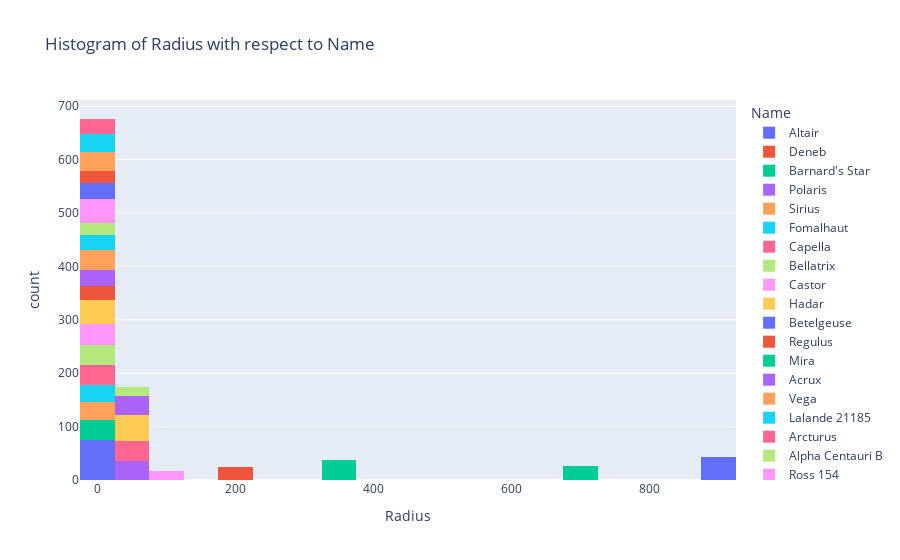

Notebook code cell kept with this figure:
### Markdown cell above
The above plot shows that the Radius of the stars is not same and it varies from star to star.
now, we will try to make the same plot using plotly, so we can have a better understanding of the data points.FloatingPointError

### Code cell
# lets try the same plot using plotly:

fig = plt.figure(figsize=(12, 8))
fig = px.histogram(df, x='Radius', color='Name', title='Histogram of Radius with respect to Name')
fig.show()

### Figure 1 — Plotly figure (JSON) as saved in the notebook; plotly's stock layout.template omitted (floating-point values rounded to 4 significant figures)
{"data": [{"alignmentgroup": "True", "bingroup": "x", "hovertemplate": "Name=Altair<br>Radius=%{x}<br>count=%{y}<extra></extra>", "legendgroup": "Altair", "marker": {"color": "#636efa", "pattern": {"shape": ""}}, "name": "Altair", "offsetgroup": "Altair", "orientation": "v", "showlegend": true, "type": "histogram", "x": [1.633, 1.639, 1.682, 1.698, 1.574, 1.619, 1.667, 1.684, 1.549, 1.594, 1.697, 1.57, 1.565, 1.585, 1.565, 1.667, 1.666, 1.57, 1.621, 1.602, 1.56, 1.7, 1.691, 1.588, 1.622, 1.531, 1.689, 1.696, 1.632, 1.671, 1.668, 1.541, 1.546, 1.628, 1.677, 1.67, 1.702, 1.57, 1.604, 1.629, 1.696, 1.618, 1.552, 1.655, 1.644, 1.608, 1.728, 1.625, 1.6, 1.66, 1.59, 1.678, 1.59, 1.714, 1.543, 1.544, 1.711, 1.639, 1.627, 1.579, 1.686, 1.598, 1.54, 1.669, 1.712, 1.693, 1.592, 1.697, 1.549, 1.537, 1.548, 1.61, 1.56, 1.635], "xaxis": "x", "yaxis": "y"}, {"alignmentgroup": "True", "bingroup": "x", "hovertemplate": "Name=Deneb<br>Radius=%{x}<br>count=%{y}<extra></extra>", "legendgroup": "Deneb", "marker": {"color": "#EF553B", "pattern": {"shape": ""}}, "name": "Deneb", "offsetgroup": "Deneb", "orientation": "v", "showlegend": true, "type": "histogram", "x": [203.0, 203.1, 202.9, 203.0, 203.0, 203.0, 203.1, 202.9, 203.0, 203.0, 203.1, 202.9, 203.0, 202.9, 203.0, 203.1, 202.9, 202.9, 203.1, 202.9, 203.1, 203.0, 203.0, 203.1, 203.0], "xaxis": "x", "yaxis": "y"}, {"alignmentgroup": "True", "bingroup": "x", "hovertemplate": "Name=Barnard's Star<br>Radius=%{x}<br>count=%{y}<extra></extra>", "legendgroup": "Barnard's Star", "marker": {"color": "#00cc96", "pattern": {"shape": ""}}, "name": "Barnard's Star", "offsetgroup": "Barnard's Star", "orientation": "v", "showlegend": true, "type": "histogram", "x": [0.2227, 0.1924, 0.2714, 0.2002, 0.1495, 0.2266, 0.1229, 0.1856, 0.1852, 0.1937, 0.2345, 0.2898, 0.183, 0.1806, 0.1179, 0.2298, 0.1475, 0.1375, 0.1976, 0.1356, 0.266, 0.1718, 0.212, 0.1015, 0.1076, 0.2543, 0.1458, 0.2339, 0.2195, 0.125, 0.1625, 0.1228, 0.1798, 0.2109, 0.2389, 0.1391, 0.1132, 0.2667], "xaxis": "x", "yaxis": "y"}, {"alignmentgroup": "True", "bingroup": "x", "hovertemplate": "Name=Polaris<br>Radius=%{x}<br>count=%{y}<extra></extra>", "legendgroup": "Polaris", "marker": {"color": "#ab63fa", "pattern": {"shape": ""}}, "name": "Polaris", "offsetgroup": "Polaris", "orientation": "v", "showlegend": true, "type": "histogram", "x": [37.55, 37.59, 37.43, 37.56, 37.57, 37.58, 37.41, 37.57, 37.45, 37.53, 37.47, 37.47, 37.44, 37.53, 37.55, 37.52, 37.53, 37.6, 37.45, 37.45, 37.49, 37.56, 37.48, 37.59, 37.42, 37.46, 37.47, 37.6, 37.48, 37.57, 37.51, 37.45, 37.51, 37.54, 37.56], "xaxis": "x", "yaxis": "y"}, {"alignmentgroup": "True", "bingroup": "x", "hovertemplate": "Name=Sirius<br>Radius=%{x}<br>count=%{y}<extra></extra>", "legendgroup": "Sirius", "marker": {"color": "#FFA15A", "pattern": {"shape": ""}}, "name": "Sirius", "offsetgroup": "Sirius", "orientation": "v", "showlegend": true, "type": "histogram", "x": [1.738, 1.718, 1.778, 1.698, 1.643, 1.768, 1.622, 1.621, 1.79, 1.633, 1.723, 1.675, 1.642, 1.768, 1.741, 1.749, 1.675, 1.617, 1.732, 1.789, 1.653, 1.712, 1.656, 1.699, 1.776, 1.802, 1.74, 1.675, 1.761, 1.624, 1.704, 1.724, 1.771, 1.626], "xaxis": "x", "yaxis": "y"}, {"alignmentgroup": "True", "bingroup": "x", "hovertemplate": "Name=Fomalhaut<br>Radius=%{x}<br>count=%{y}<extra></extra>", "legendgroup": "Fomalhaut", "marker": {"color": "#19d3f3", "pattern": {"shape": ""}}, "name": "Fomalhaut", "offsetgroup": "Fomalhaut", "orientation": "v", "showlegend": true, "type": "histogram", "x": [1.763, 1.893, 1.866, 1.783, 1.902, 1.848, 1.812, 1.859, 1.886, 1.771, 1.845, 1.861, 1.891, 1.756, 1.82, 1.875, 1.893, 1.89, 1.876, 1.88, 1.814, 1.778, 1.811, 1.797, 1.881, 1.758, 1.833, 1.75, 1.893, 1.91, 1.866], "xaxis": "x", "yaxis": "y"}, {"alignmentgroup": "True", "bingroup": "x", "hovertemplate": "Name=Capella<br>Radius=%{x}<br>count=%{y}<extra></extra>", "legendgroup": "Capella", "marker": {"color": "#FF6692", "pattern": {"shape": ""}}, "name": "Capella", "offsetgroup": "Capella", "orientation": "v", "showlegend": true, "type": "histogram", "x": [12.02, 11.93, 12.04, 11.93, 12.03, 12.05, 11.96, 11.92, 11.95, 11.94, 11.95, 12.06, 12.05, 12.09, 12.06, 12.0, 12.07, 12.02, 12.03, 12.07, 12.01, 11.92, 11.91, 12.06, 12.08, 12.0, 12.09, 11.94, 12.01, 11.91, 12.03, 11.98, 12.05, 12.07, 12.07, 12.02, 11.98, 12.07, 11.9], "xaxis": "x", "yaxis": "y"}, {"alignmentgroup": "True", "bingroup": "x", "hovertemplate": "Name=Bellatrix<br>Radius=%{x}<br>count=%{y}<extra></extra>", "legendgroup": "Bellatrix", "marker": {"color": "#B6E880", "pattern": {"shape": ""}}, "name": "Bellatrix", "offsetgroup": "Bellatrix", "orientation": "v", "showlegend": true, "type": "histogram", "x": [5.751, 5.703, 5.808, 5.803, 5.829, 5.728, 5.678, 5.793, 5.713, 5.771, 5.799, 5.768, 5.704, 5.792, 5.721, 5.786, 5.651, 5.705, 5.735, 5.843, 5.659, 5.825, 5.653, 5.834, 5.731, 5.664, 5.83, 5.665, 5.812, 5.84, 5.794, 5.766, 5.75, 5.807, 5.848, 5.791, 5.706], "xaxis": "x", "yaxis": "y"}, {"alignmentgroup": "True", "bingroup": "x", "hovertemplate": "Name=Castor<br>Radius=%{x}<br>count=%{y}<extra></extra>", "legendgroup": "Castor", "marker": {"color": "#FF97FF", "pattern": {"shape": ""}}, "name": "Castor", "offsetgroup": "Castor", "orientation": "v", "showlegend": true, "type": "histogram", "x": [2.317, 2.358, 2.479, 2.383, 2.432, 2.378, 2.358, 2.368, 2.315, 2.364, 2.342, 2.469, 2.314, 2.346, 2.301, 2.451, 2.406, 2.349, 2.439, 2.31, 2.448, 2.347, 2.458, 2.356, 2.366, 2.374, 2.437, 2.387, 2.409, 2.342, 2.428, 2.31, 2.402, 2.495, 2.418, 2.492, 2.321, 2.303, 2.316], "xaxis": "x", "yaxis": "y"}, {"alignmentgroup": "True", "bingroup": "x", "hovertemplate": "Name=Hadar<br>Radius=%{x}<br>count=%{y}<extra></extra>", "legendgroup": "Hadar", "marker": {"color": "#FECB52", "pattern": {"shape": ""}}, "name": "Hadar", "offsetgroup": "Hadar", "orientation": "v", "showlegend": true, "type": "histogram", "x": [9.03, 9.031, 8.947, 8.94, 9.072, 8.925, 8.997, 9.023, 8.906, 9.059, 9.084, 9.069, 8.913, 8.963, 9.09, 9.039, 9.003, 9.099, 9.051, 8.941, 8.976, 8.91, 9.078, 8.958, 8.976, 8.987, 8.993, 8.901, 8.936, 9.082, 8.932, 9.055, 8.971, 8.91, 9.084, 9.097, 9.076, 8.911, 9.082, 9.088, 8.976, 8.905, 8.914, 8.94, 9.071], "xaxis": "x", "yaxis": "y"}, {"alignmentgroup": "True", "bingroup": "x", "hovertemplate": "Name=Betelgeuse<br>Radius=%{x}<br>count=%{y}<extra></extra>", "legendgroup": "Betelgeuse", "marker": {"color": "#636efa", "pattern": {"shape": ""}}, "name": "Betelgeuse", "offsetgroup": "Betelgeuse", "orientation": "v", "showlegend": true, "type": "histogram", "x": [886.9, 887.0, 887.1, 886.9, 886.9, 887.0, 887.0, 887.0, 887.1, 887.0, 887.0, 887.0, 887.1, 887.0, 887.0, 887.1, 887.1, 887.0, 886.9, 886.9, 887.0, 887.0, 886.9, 887.0, 886.9, 887.1, 887.1, 887.1, 887.0, 887.0, 887.1, 886.9, 886.9, 887.1, 887.0, 887.0, 887.0, 887.0, 887.0, 887.0, 886.9, 886.9, 887.0, 887.0], "xaxis": "x", "yaxis": "y"}, {"alignmentgroup": "True", "bingroup": "x", "hovertemplate": "Name=Regulus<br>Radius=%{x}<br>count=%{y}<extra></extra>", "legendgroup": "Regulus", "marker": {"color": "#EF553B", "pattern": {"shape": ""}}, "name": "Regulus", "offsetgroup": "Regulus", "orientation": "v", "showlegend": true, "type": "histogram", "x": [3.106, 3.215, 3.194, 3.094, 3.078, 3.185, 3.175, 3.104, 3.227, 3.169, 3.193, 3.223, 3.199, 3.228, 3.069, 3.064, 3.137, 3.149, 3.218, 3.052, 3.204, 3.123, 3.149, 3.041, 3.13, 3.13], "xaxis": "x", "yaxis": "y"}, {"alignmentgroup": "True", "bingroup": "x", "hovertemplate": "Name=Mira<br>Radius=%{x}<br>count=%{y}<extra></extra>", "legendgroup": "Mira", "marker": {"color": "#00cc96", "pattern": {"shape": ""}}, "name": "Mira", "offsetgroup": "Mira", "orientation": "v", "showlegend": true, "type": "histogram", "x": [369.9, 370.0, 370.1, 369.9, 369.9, 370.1, 369.9, 370.1, 370.0, 370.0, 370.0, 370.0, 369.9, 370.0, 369.9, 370.0, 370.0, 370.0, 370.1, 370.0, 369.9, 370.0, 370.0, 369.9, 370.1, 370.1, 370.0, 370.1, 370.1, 370.0, 369.9, 370.0, 369.9, 370.0, 370.0, 370.1, 370.1], "xaxis": "x", "yaxis": "y"}, {"alignmentgroup": "True", "bingroup": "x", "hovertemplate": "Name=Acrux<br>Radius=%{x}<br>count=%{y}<extra></extra>", "legendgroup": "Acrux", "marker": {"color": "#ab63fa", "pattern": {"shape": ""}}, "name": "Acrux", "offsetgroup": "Acrux", "orientation": "v", "showlegend": true, "type": "histogram", "x": [8.477, 8.3, 8.401, 8.31, 8.477, 8.332, 8.467, 8.349, 8.443, 8.314, 8.367, 8.344, 8.324, 8.456, 8.376, 8.477, 8.473, 8.307, 8.391, 8.32, 8.369, 8.478, 8.377, 8.432, 8.482, 8.304, 8.395, 8.436, 8.462, 8.301], "xaxis": "x", "yaxis": "y"}, {"alignmentgroup": "True", "bingroup": "x", "hovertemplate": "Name=Vega<br>Radius=%{x}<br>count=%{y}<extra></extra>", "legendgroup": "Vega", "marker": {"color": "#FFA15A", "pattern": {"shape": ""}}, "name": "Vega", "offsetgroup": "Vega", "orientation": "v", "showlegend": true, "type": "histogram", "x": [2.376, 2.423, 2.339, 2.429, 2.324, 2.296, 2.284, 2.392, 2.286, 2.42, 2.378, 2.312, 2.441, 2.354, 2.342, 2.289, 2.356, 2.447, 2.374, 2.381, 2.269, 2.349, 2.412, 2.322, 2.443, 2.445, 2.284, 2.389, 2.402, 2.455, 2.305, 2.418, 2.342, 2.267, 2.282, 2.388, 2.429, 2.295], "xaxis": "x", "yaxis": "y"}, {"alignmentgroup": "True", "bingroup": "x", "hovertemplate": "Name=Lalande 21185<br>Radius=%{x}<br>count=%{y}<extra></extra>", "legendgroup": "Lalande 21185", "marker": {"color": "#19d3f3", "pattern": {"shape": ""}}, "name": "Lalande 21185", "offsetgroup": "Lalande 21185", "orientation": "v", "showlegend": true, "type": "histogram", "x": [0.37, 0.4652, 0.3484, 0.2918, 0.3708, 0.3264, 0.336, 0.3977, 0.4342, 0.4039, 0.3472, 0.4578, 0.3117, 0.4579, 0.4377, 0.4119, 0.3352, 0.3687, 0.3414, 0.4854, 0.4408, 0.3969, 0.3385, 0.4112, 0.4316, 0.3437, 0.3347], "xaxis": "x", "yaxis": "y"}, {"alignmentgroup": "True", "bingroup": "x", "hovertemplate": "Name=Arcturus<br>Radius=%{x}<br>count=%{y}<extra></extra>", "legendgroup": "Arcturus", "marker": {"color": "#FF6692", "pattern": {"shape": ""}}, "name": "Arcturus", "offsetgroup": "Arcturus", "orientation": "v", "showlegend": true, "type": "histogram", "x": [25.35, 25.37, 25.33, 25.32, 25.44, 25.37, 25.45, 25.32, 25.35, 25.49, 25.46, 25.39, 25.5, 25.47, 25.4, 25.38, 25.32, 25.47, 25.37, 25.41, 25.3, 25.37, 25.44, 25.37, 25.47, 25.39, 25.31, 25.43, 25.41, 25.33, 25.38, 25.32, 25.46, 25.39, 25.32, 25.32, 25.4, 25.41], "xaxis": "x", "yaxis": "y"}, {"alignmentgroup": "True", "bingroup": "x", "hovertemplate": "Name=Alpha Centauri B<br>Radius=%{x}<br>count=%{y}<extra></extra>", "legendgroup": "Alpha Centauri B", "marker": {"color": "#B6E880", "pattern": {"shape": ""}}, "name": "Alpha Centauri B", "offsetgroup": "Alpha Centauri B", "orientation": "v", "showlegend": true, "type": "histogram", "x": [0.8972, 0.883, 0.8929, 0.8757, 0.8123, 0.9556, 0.9363, 0.9533, 0.777, 0.914, 0.8511, 0.9503, 0.8059, 0.9091, 0.7957, 0.8956, 0.7815, 0.9492, 0.9213, 0.7855, 0.9004, 0.9207, 0.9179, 0.9392], "xaxis": "x", "yaxis": "y"}, {"alignmentgroup": "True", "bingroup": "x", "hovertemplate": "Name=Ross 154<br>Radius=%{x}<br>count=%{y}<extra></extra>", "legendgroup": "Ross 154", "marker": {"color": "#FF97FF", "pattern": {"shape": ""}}, "name": "Ross 154", "offsetgroup": "Ross 154", "orientation": "v", "showlegend": true, "type": "histogram", "x": [0.09815, 0.2396, 0.09781, 0.1044, 0.1674, 0.2021, 0.2629, 0.2502, 0.1869, 0.159, 0.2898, 0.2501, 0.1463, 0.2941, 0.2257, 0.2061, 0.2644, 0.2603, 0.2119, 0.1011, 0.2034, 0.1833, 0.1363, 0.2169, 0.2596, 0.2037, 0.1717, 0.1698, 0.2656, 0.1638, 0.1003, 0.1228, 0.1318, 0.2289, 0.1765, 0.1862, 0.1974, 0.1459, 0.1859, 0.1519, 0.1974, 0.205, 0.1316, 0.2634, 0.2332], "xaxis": "x", "yaxis": "y"}, {"alignmentgroup": "True", "bingroup": "x", "hovertemplate": "Name=Canopus<br>Radius=%{x}<br>count=%{y}<extra></extra>", "legendgroup": "Canopus", "marker": {"color": "#FECB52", "pattern": {"shape": ""}}, "name": "Canopus", "offsetgroup": "Canopus", "orientation": "v", "showlegend": true, "type": "histogram", "x": [70.99, 70.99, 71.07, 70.99, 70.94, 71.07, 71.1, 71.06, 71.0, 71.07, 71.02, 70.93, 70.93, 70.92, 70.98, 70.99, 70.99, 71.07, 71.03, 71.09, 70.92, 71.01, 71.04, 71.08, 71.03, 70.98, 71.01, 71.09, 71.08, 71.05, 70.96, 71.06, 71.05, 71.0, 71.0, 71.0, 70.95, 71.03, 70.93, 71.09, 70.93, 71.03, 71.09, 71.06, 71.04, 71.03, 71.02, 71.03], "xaxis": "x", "yaxis": "y"}, {"alignmentgroup": "True", "bingroup": "x", "hovertemplate": "Name=Procyon<br>Radius=%{x}<br>count=%{y}<extra></extra>", "legendgroup": "Procyon", "marker": {"color": "#636efa", "pattern": {"shape": ""}}, "name": "Procyon", "offsetgroup": "Procyon", "orientation": "v", "showlegend": true, "type": "histogram", "x": [2.125, 1.973, 2.077, 2.035, 1.991, 2.07, 2.079, 2.047, 2.114, 1.969, 2.108, 1.998, 2.101, 1.998, 2.072, 1.964, 2.008, 2.124, 1.953, 1.98, 2.118, 1.996, 2.009, 2.145, 2.136, 2.134, 2.098, 2.074, 2.025, 2.034], "xaxis": "x", "yaxis": "y"}, {"alignmentgroup": "True", "bingroup": "x", "hovertemplate": "Name=Wolf 359<br>Radius=%{x}<br>count=%{y}<extra></extra>", "legendgroup": "Wolf 359", "marker": {"color": "#EF553B", "pattern": {"shape": ""}}, "name": "Wolf 359", "offsetgroup": "Wolf 359", "orientation": "v", "showlegend": true, "type": "histogram", "x": [0.216, 0.2575, 0.08813, 0.2508, 0.1897, 0.2239, 0.09814, 0.2338, 0.08468, 0.1865, 0.182, 0.168, 0.1416, 0.1867, 0.1239, 0.1414, 0.1579, 0.2549, 0.2241, 0.2081, 0.06809, 0.2363], "xaxis": "x", "yaxis": "y"}, {"alignmentgroup": "True", "bingroup": "x", "hovertemplate": "Name=Antares<br>Radius=%{x}<br>count=%{y}<extra></extra>", "legendgroup": "Antares", "marker": {"color": "#00cc96", "pattern": {"shape": ""}}, "name": "Antares", "offsetgroup": "Antares", "orientation": "v", "showlegend": true, "type": "histogram", "x": [679.9, 680.0, 680.0, 680.0, 680.0, 680.0, 680.0, 680.0, 680.1, 680.0, 680.0, 679.9, 680.1, 679.9, 680.0, 680.1, 679.9, 680.0, 680.0, 680.0, 680.0, 680.1, 679.9, 679.9, 680.0, 680.1], "xaxis": "x", "yaxis": "y"}, {"alignmentgroup": "True", "bingroup": "x", "hovertemplate": "Name=Alnilam<br>Radius=%{x}<br>count=%{y}<extra></extra>", "legendgroup": "Alnilam", "marker": {"color": "#ab63fa", "pattern": {"shape": ""}}, "name": "Alnilam", "offsetgroup": "Alnilam", "orientation": "v", "showlegend": true, "type": "histogram", "x": [32.49, 32.36, 32.47, 32.35, 32.33, 32.48, 32.32, 32.32, 32.48, 32.38, 32.43, 32.33, 32.46, 32.37, 32.34, 32.37, 32.37, 32.43, 32.37, 32.32, 32.33, 32.39, 32.46, 32.37, 32.47, 32.31, 32.44, 32.36, 32.41, 32.4, 32.46, 32.47, 32.48, 32.38, 32.39, 32.36], "xaxis": "x", "yaxis": "y"}, {"alignmentgroup": "True", "bingroup": "x", "hovertemplate": "Name=Rigil Kentaurus<br>Radius=%{x}<br>count=%{y}<extra></extra>", "legendgroup": "Rigil Kentaurus", "marker": {"color": "#FFA15A", "pattern": {"shape": ""}}, "name": "Rigil Kentaurus", "offsetgroup": "Rigil Kentaurus", "orientation": "v", "showlegend": true, "type": "histogram", "x": [1.31, 1.142, 1.134, 1.133, 1.155, 1.16, 1.234, 1.25, 1.226, 1.177, 1.147, 1.129, 1.297, 1.292, 1.139, 1.279, 1.179, 1.202, 1.304, 1.32, 1.236, 1.128, 1.294, 1.144, 1.167, 1.19, 1.274, 1.286, 1.315, 1.232, 1.227, 1.16, 1.189, 1.212, 1.293, 1.305], "xaxis": "x", "yaxis": "y"}, {"alignmentgroup": "True", "bingroup": "x", "hovertemplate": "Name=Spica<br>Radius=%{x}<br>count=%{y}<extra></extra>", "legendgroup": "Spica", "marker": {"color": "#19d3f3", "pattern": {"shape": ""}}, "name": "Spica", "offsetgroup": "Spica", "orientation": "v", "showlegend": true, "type": "histogram", "x": [7.482, 7.487, 7.33, 7.453, 7.404, 7.318, 7.307, 7.461, 7.391, 7.486, 7.354, 7.344, 7.306, 7.482, 7.308, 7.476, 7.414, 7.363, 7.377, 7.345, 7.434, 7.316, 7.47, 7.476, 7.465, 7.398, 7.41, 7.398, 7.352, 7.497, 7.419, 7.376], "xaxis": "x", "yaxis": "y"}, {"alignmentgroup": "True", "bingroup": "x", "hovertemplate": "Name=Achernar<br>Radius=%{x}<br>count=%{y}<extra></extra>", "legendgroup": "Achernar", "marker": {"color": "#FF6692", "pattern": {"shape": ""}}, "name": "Achernar", "offsetgroup": "Achernar", "orientation": "v", "showlegend": true, "type": "histogram", "x": [9.152, 9.12, 9.122, 9.151, 9.245, 9.157, 9.286, 9.252, 9.178, 9.259, 9.288, 9.264, 9.296, 9.28, 9.219, 9.191, 9.195, 9.191, 9.169, 9.12, 9.199, 9.123, 9.194, 9.145, 9.234, 9.249, 9.239, 9.285, 9.276], "xaxis": "x", "yaxis": "y"}, {"alignmentgroup": "True", "bingroup": "x", "hovertemplate": "Name=Aldebaran<br>Radius=%{x}<br>count=%{y}<extra></extra>", "legendgroup": "Aldebaran", "marker": {"color": "#B6E880", "pattern": {"shape": ""}}, "name": "Aldebaran", "offsetgroup": "Aldebaran", "orientation": "v", "showlegend": true, "type": "histogram", "x": [44.22, 44.14, 44.2, 44.26, 44.14, 44.13, 44.2, 44.13, 44.1, 44.13, 44.15, 44.19, 44.27, 44.1, 44.23, 44.16, 44.19, 44.27], "xaxis": "x", "yaxis": "y"}, {"alignmentgroup": "True", "bingroup": "x", "hovertemplate": "Name=Rigel<br>Radius=%{x}<br>count=%{y}<extra></extra>", "legendgroup": "Rigel", "marker": {"color": "#FF97FF", "pattern": {"shape": ""}}, "name": "Rigel", "offsetgroup": "Rigel", "orientation": "v", "showlegend": true, "type": "histogram", "x": [78.85, 78.96, 78.98, 78.91, 78.83, 78.96, 78.92, 78.94, 78.86, 78.82, 78.88, 78.89, 78.91, 78.89, 78.93, 78.8, 78.8], "xaxis": "x", "yaxis": "y"}], "layout": {"barmode": "relative", "legend": {"title": {"text": "Name"}, "tracegroupgap": 0}, "title": {"text": "Histogram of Radius with respect to Name"}, "xaxis": {"anchor": "y", "domain": [0, 1], "title": {"text": "Radius"}}, "yaxis": {"anchor": "x", "domain": [0, 1], "title": {"text": "count"}}}}
